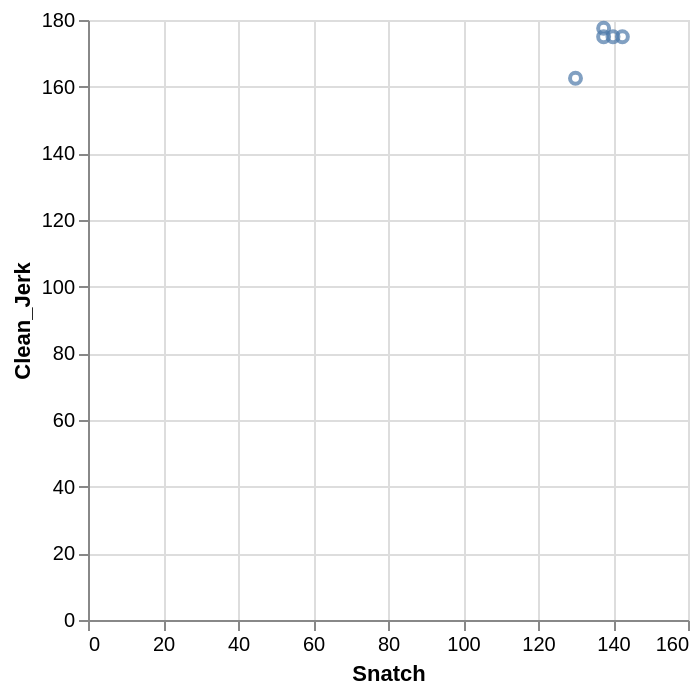

Vega-Lite specification stored for this chart:
### Vega-Lite specification from a JSON file in a GitHub repository (floating-point values rounded to 4 significant figures)
{"data": {"values": [{"x_data": 130, "y_data": 162.5}, {"x_data": 137.5, "y_data": 177.5}, {"x_data": 137.5, "y_data": 175}, {"x_data": 140, "y_data": 175}, {"x_data": 142.5, "y_data": 175}]}, "mark": "point", "encoding": {"x": {"field": "x_data", "type": "quantitative", "title": "Snatch"}, "y": {"field": "y_data", "type": "quantitative", "title": "Clean_Jerk"}}}
